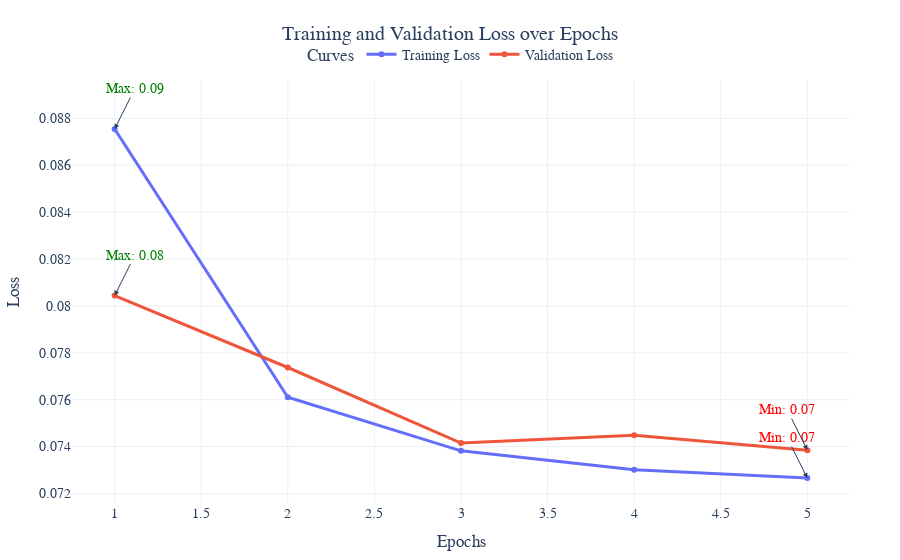

Source (notebook cell):
### Code cell
trainer = Trainer(
    config=TrainerConfig(
        training_type="label",
        optimizer="adam",
        criterion="mse",
        learning_rate=0.001,
        weight_decay=1e-5,
        batch_size=32,
        save_weights_path="../models/mlp_adult.pth"
    ),
    model= model
)

# Train the model
trainer.train(train_dataset, val_dataset, epochs=5)

### Figure 1 — Plotly figure (JSON) as saved in the notebook; plotly's stock layout.template omitted (floating-point values rounded to 4 significant figures)
{"data": [{"hovertemplate": "%{x}, %{y}<extra>Training Loss</extra>", "line": {"width": 3}, "marker": {"size": 6}, "mode": "lines+markers", "name": "Training Loss", "type": "scatter", "x": [1, 2, 3, 4, 5], "y": [0.08755, 0.0761, 0.07382, 0.07302, 0.07265]}, {"hovertemplate": "%{x}, %{y}<extra>Validation Loss</extra>", "line": {"width": 3}, "marker": {"size": 6}, "mode": "lines+markers", "name": "Validation Loss", "type": "scatter", "x": [1, 2, 3, 4, 5], "y": [0.08044, 0.07737, 0.07415, 0.07448, 0.07385]}], "layout": {"annotations": [{"arrowhead": 2, "ax": -20, "ay": -40, "font": {"color": "red"}, "showarrow": true, "text": "Min: 0.07", "x": 5, "y": 0.07265}, {"arrowhead": 2, "ax": 20, "ay": -40, "font": {"color": "green"}, "showarrow": true, "text": "Max: 0.09", "x": 1, "y": 0.08755}, {"arrowhead": 2, "ax": -20, "ay": -40, "font": {"color": "red"}, "showarrow": true, "text": "Min: 0.07", "x": 5, "y": 0.07385}, {"arrowhead": 2, "ax": 20, "ay": -40, "font": {"color": "green"}, "showarrow": true, "text": "Max: 0.08", "x": 1, "y": 0.08044}], "font": {"family": "Arial, sans-serif", "size": 14}, "legend": {"orientation": "h", "title": {"text": "Curves"}, "x": 0.5, "xanchor": "center", "y": 1.02, "yanchor": "bottom"}, "margin": {"b": 50, "l": 50, "r": 50, "t": 80}, "title": {"text": "Training and Validation Loss over Epochs", "x": 0.5, "xanchor": "center"}, "xaxis": {"title": {"text": "Epochs"}}, "yaxis": {"title": {"text": "Loss"}}}}
